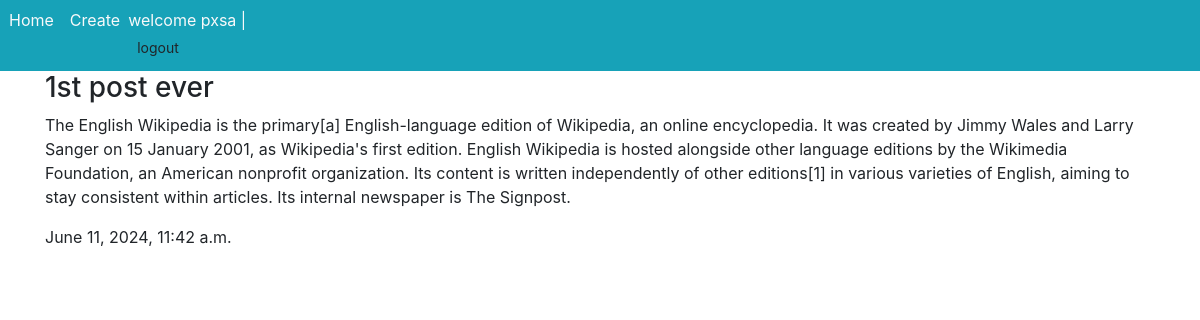
/blog/detail/1 (signed in), run on the app's committed database.
### blog/models.py (models this page shows, shortened)
class Post(models.Model):
    STATUS_CHOICES = (
        ('pub', 'Published'),
        ('drf', 'Draft'),
    )
    title = models.CharField(max_length=100)
    text = models.TextField()
    date_created = models.DateTimeField(auto_now_add=True)
    date_modified = models.DateTimeField(auto_now=True)
    status = models.CharField(choices=STATUS_CHOICES, default='drf', max_length=3)
    author = models.ForeignKey('auth.User', on_delete=models.CASCADE, null=True)

### blog/views.py (the view)
# urls.py: path('detail/<int:pk>', views.PostDetail.as_view(), name='post_detail'),
class PostDetail(generic.DetailView):
    model = Post
    template_name = 'blog/detail.html'
    context_object_name = 'post'

### blog/templates/blog/detail.html (shortened to what this page needs)
{% extends '_base.html'%}
      {%block content%}
          <h3>{{ post.title }}</h3>
          <p> {{ post.text }} </p>
          <p> {{ post.date_created }}</p>
      {%endblock%}

### templates/_base.html (shortened to what this page needs)
<!DOCTYPE html>
<html lang="en">
<head>
    <link rel="stylesheet" href="https://cdn.jsdelivr.net/npm/bootstrap@4.3.1/dist/css/bootstrap.min.css">
</head>
<body>
    <nav class="navbar navbar-light bg-info text-light">
        <div class="row justify-content-start g-3 text-align-center align-item-center">
            <div>
                <a class="text-light mb-0 m-2" href="{% url 'all_posts' %}">Home</a>
            </div>
            <div>
                <a class="text-light mb-0 m-2" href="{% url 'create_post' %}">Create</a>
            </div>
            <div>
                {% if user.is_authenticated %}
                    welcome {{user.username}} |
                    <form class="inline-block" action="{% url 'logout' %}" method='POST'>
                        <button class="btn btn-sm" type="submit">logout</button>
                    </form>
                {% else %}
                    <a class = "text-light" href="{% url 'login' %}">login</a> | <a class = "text-light" href="{% url 'signup' %}">Sign up</a>
                {% endif %}
            </div>
        </div>
    </nav>
    <div class="container">
        {%block content%}
        {%endblock%}
    </div>
</body>
</html>

### data on the page
Post: title "1st post ever", text "The English Wikipedia is the primary[a] English-language edition of Wikipedia, an online encyclopedia. It was created by Jimmy Wales and Larry Sanger on 15 January 2001, as Wikipedia's first edition. English Wikipedia is hosted alongside other language editions by the Wikimedia Foundation, an American nonprofit organization. Its content is written independently of other editions[1] in various varieties of English, aiming to stay consistent within articles. Its internal newspaper is The Signpost.", date_created "June 11, 2024, 11:42 a.m."

### other printed values
{{ user.username }} "pxsa"
